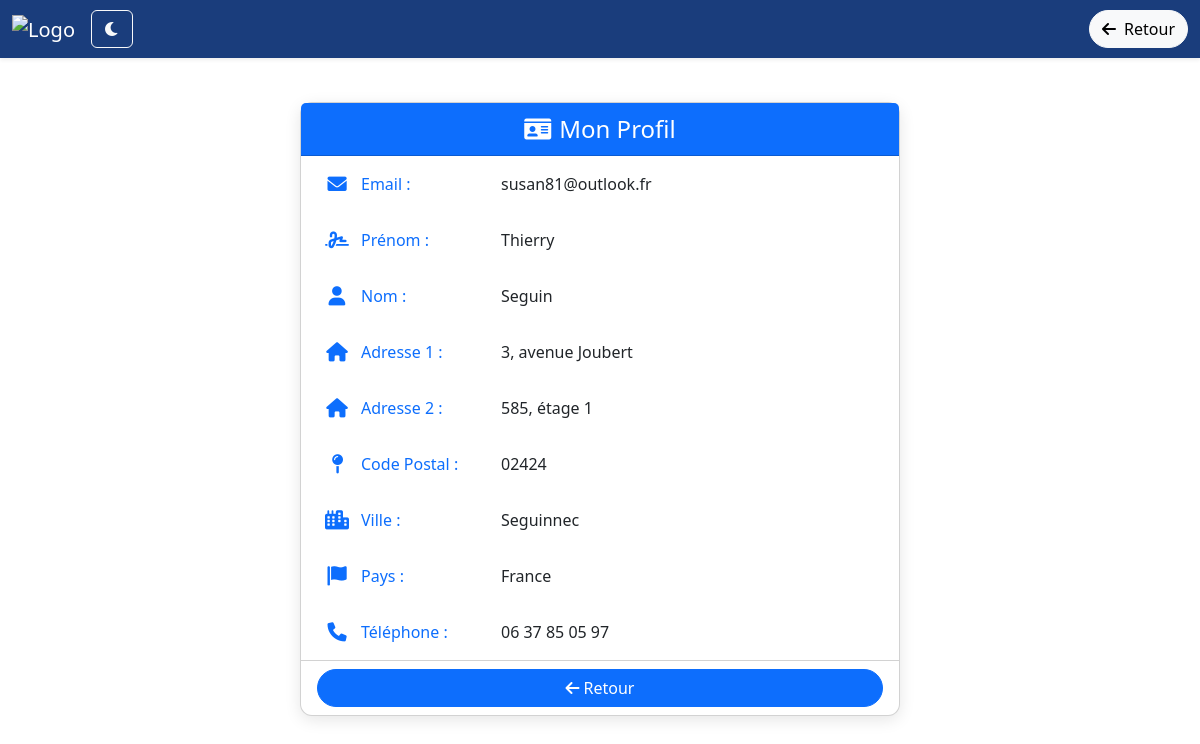
The page /account/profile/view (signed in) on the database its author committed.
### tables this page shows
CREATE TABLE users (
    userId INTEGER PRIMARY KEY,
    type TEXT CHECK(type IN ('acheteur', 'vendeur')),
    password TEXT,
    email TEXT UNIQUE,
    firstName TEXT,
    lastName TEXT,
    address1 TEXT,
    address2 TEXT,
    zipcode TEXT,
    city TEXT,
    state TEXT,
    country TEXT,
    phone TEXT,
    avatar TEXT,
    IP TEXT,
    acceptation INTEGER CHECK(acceptation IN (0,1)) DEFAULT 1,
    vendor_cert_path TEXT,
    cin_path TEXT,
    photo_path TEXT
);

### main.py (the view)
@app.route("/account/profile/view")
def profileView():
    if 'email' not in session:
        return redirect(url_for('root'))
    loggedIn, firstName, noOfItems = getLoginDetails()
    with sqlite3.connect('database.db') as conn:
        conn.row_factory = sqlite3.Row
        cur = conn.cursor()
        cur.execute(
            "SELECT userId, email, firstName, lastName, address1, address2, zipcode, city, state, country, phone "
            "FROM users WHERE email = ?",
            (session['email'],)
        )
        profileData = cur.fetchone()
    return render_template(
        "profileView.html",
        profileData=profileData,
        loggedIn=loggedIn,
        firstName=firstName,
        noOfItems=noOfItems
    )

### main.py (called while the page is built)
def getLoginDetails():
    with sqlite3.connect('database.db') as conn:
        conn.row_factory = sqlite3.Row
        cur = conn.cursor()
        if 'email' not in session:
            loggedIn = False
            firstName = ''
            noOfItems = 0
        else:
            loggedIn = True
            cur.execute("SELECT userId, firstName FROM users WHERE email = ?", (session['email'],))
            result = cur.fetchone()
            if result is None:
                loggedIn = False
                firstName = ''
                noOfItems = 0
            else:
                userId = result[0]
                firstName = result[1]
                cur.execute("SELECT count(productId) FROM kart WHERE userId = ?", (userId,))
                noOfItems = cur.fetchone()[0] or 0
    return (loggedIn, firstName, noOfItems)

### templates/profileView.html (shortened to what this page needs)
<!DOCTYPE HTML>
<html lang="fr" data-bs-theme="light">
<head>
    <link href="https://cdn.jsdelivr.net/npm/bootstrap@5.3.0-alpha1/dist/css/bootstrap.min.css" rel="stylesheet">
    <link href="https://cdnjs.cloudflare.com/ajax/libs/font-awesome/6.0.0-beta3/css/all.min.css" rel="stylesheet">
</head>
<body>
    <nav class="navbar navbar-expand-lg navbar-dark bg-primary fixed-top shadow-sm">
        <div class="container-fluid">
            <a class="navbar-brand" href="{{ url_for('root', sorting=None) }}">
                <img src="{{ url_for('static', filename='images/logo.gif') }}" height="40" alt="Logo">
            </a>
            <button class="btn btn-outline-light me-3" id="theme-toggle">
                <i class="fas fa-moon"></i>
            </button>
            <div class="d-flex flex-grow-1 justify-content-end align-items-center">
                <a href="/" class="btn btn-light btn-modern">
                    <i class="fas fa-arrow-left me-1"></i> Retour
                </a>
            </div>
        </div>
    </nav>
    <div id="main-content">
        <div class="card card-profile">
            <div class="card-header">
                <i class="fas fa-id-card me-2"></i>Mon Profil
            </div>
            <ul class="list-group list-group-flush">
                <li class="list-group-item">
                    <i class="fas fa-envelope"></i>
                    <span class="label">Email :</span>
                    <span class="value">{{ profileData["email"] }}</span>
                </li>
                <li class="list-group-item">
                    <i class="fas fa-signature"></i>
                    <span class="label">Prénom :</span>
                    <span class="value">{{ profileData["firstName"] }}</span>
                </li>
                <li class="list-group-item">
                    <i class="fas fa-user"></i>
                    <span class="label">Nom :</span>
                    <span class="value">{{ profileData["lastName"] }}</span>
                </li>
                <li class="list-group-item">
                    <i class="fas fa-home"></i>
                    <span class="label">Adresse 1 :</span>
                    <span class="value">{{ profileData["address1"] }}</span>
                </li>
                <li class="list-group-item">
                    <i class="fas fa-home"></i>
                    <span class="label">Adresse 2 :</span>
                    <span class="value">{{ profileData["address2"] or '—' }}</span>
                </li>
                <li class="list-group-item">
                    <i class="fas fa-map-pin"></i>
                    <span class="label">Code Postal :</span>
                    <span class="value">{{ profileData["zipcode"] }}</span>
                </li>
                <li class="list-group-item">
                    <i class="fas fa-city"></i>
                    <span class="label">Ville :</span>
                    <span class="value">{{ profileData["city"] }}</span>
                </li>
                <li class="list-group-item">
                    <i class="fas fa-flag"></i>
                    <span class="label">Pays :</span>
                    <span class="value">{{ profileData["country"] }}</span>
                </li>
                <li class="list-group-item">
                    <i class="fas fa-phone"></i>
                    <span class="label">Téléphone :</span>
                    <span class="value">{{ profileData["phone"] }}</span>
                </li>
            </ul>
            <div class="card-footer bg-transparent border-0">
                <button class="btn btn-primary btn-modern" onclick="history.back()">
                    <i class="fas fa-arrow-left me-1"></i>Retour
                </button>
            </div>
        </div>
    </div>
</body>
</html>

### templates/profileView.html (style rules this page uses)
body { padding-top: 70px; margin: 0; background-color: var(--bs-body-bg); color: var(--bs-body-color); height: 100vh; overflow: hidden; }
.navbar { z-index: 1020; }
.btn-modern { border-radius: 30px; transition: background-color .3s; }
#main-content { display: flex; justify-content: center; align-items: flex-start; height: calc(100vh - 70px); overflow: auto; padding: 2rem; }
.card-profile { width: 100%; max-width: 600px; border-radius: .75rem; box-shadow: 0 4px 16px rgba(0,0,0,0.1); }
.card-profile .card-header { background-color: var(--bs-primary); color: #fff; font-size: 1.5rem; font-weight: 500; text-align: center; }
.card-profile .list-group-item { border: none; display: flex; align-items: center; padding: 1rem 1.5rem; }
.card-profile .list-group-item i { width: 1.5rem; text-align: center; margin-right: .75rem; color: var(--bs-primary); font-size: 1.2rem; }
.card-profile .list-group-item .label { font-weight: 500; color: var(--bs-primary); width: 140px; }
.card-profile .list-group-item .value { flex: 1; }
.card-profile .card-footer .btn { width: 100%; border-radius: 30px; }
nav.navbar { background-color: #1a3d7c !important; }

### rows shown on the page
users: email "susan81@outlook.fr", firstName "Thierry", lastName "Seguin", address1 "3, avenue Joubert", address2 "585, étage 1", zipcode "02424", city "Seguinnec", country "France", phone "06 37 85 05 97"
